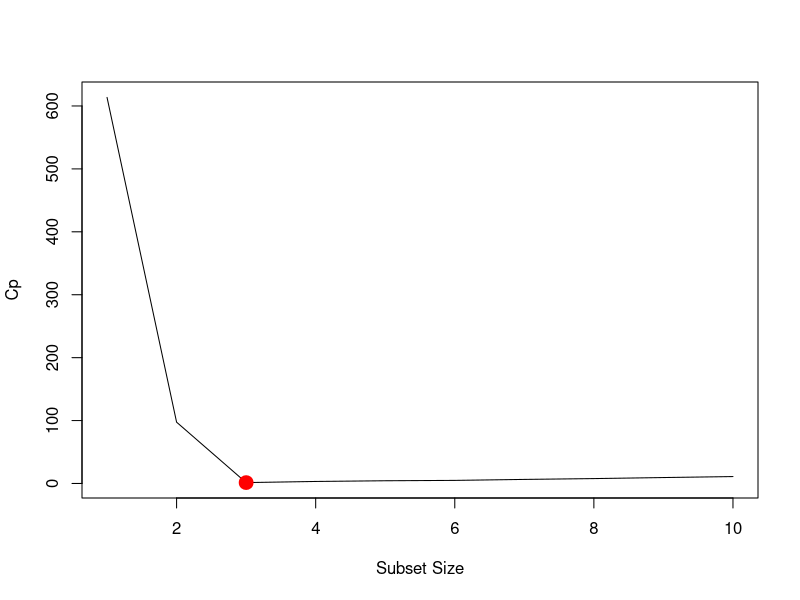
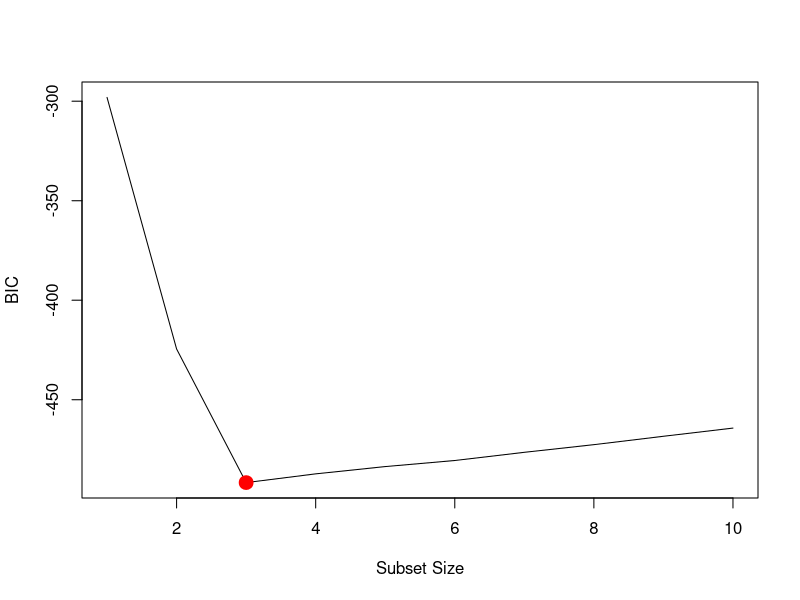
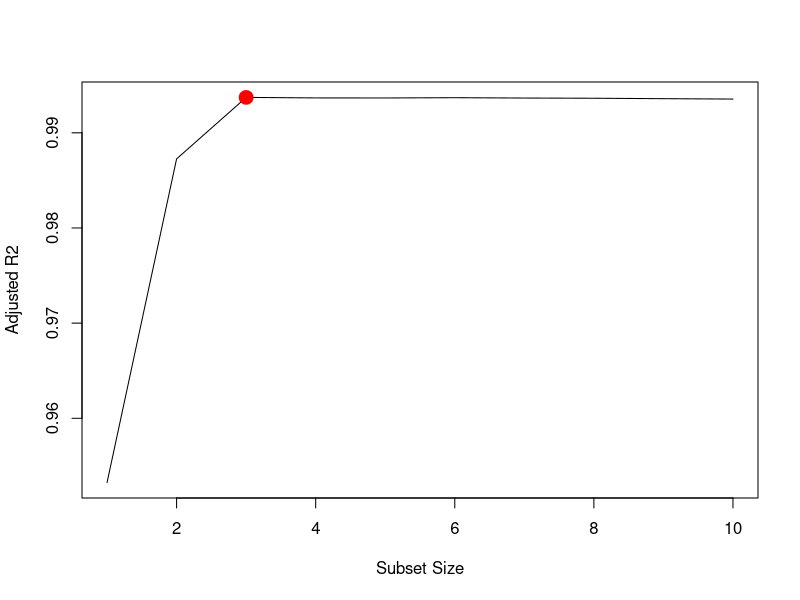
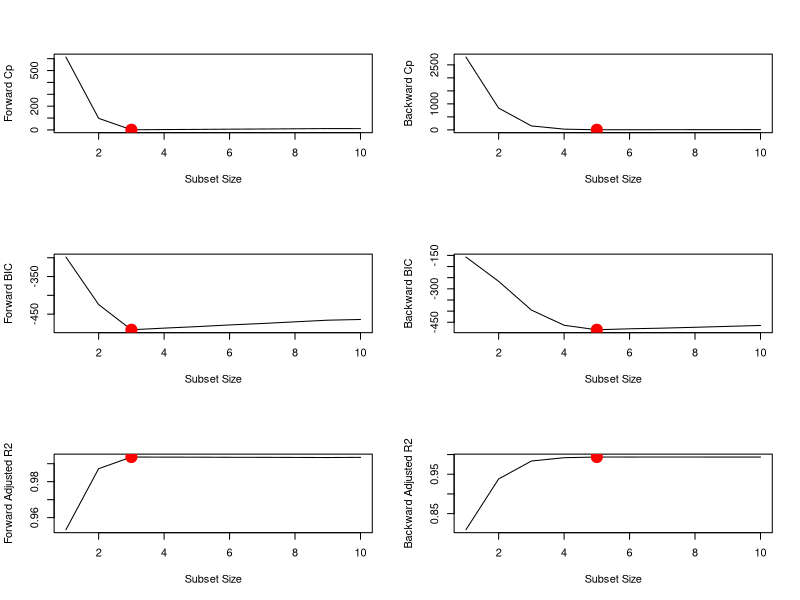
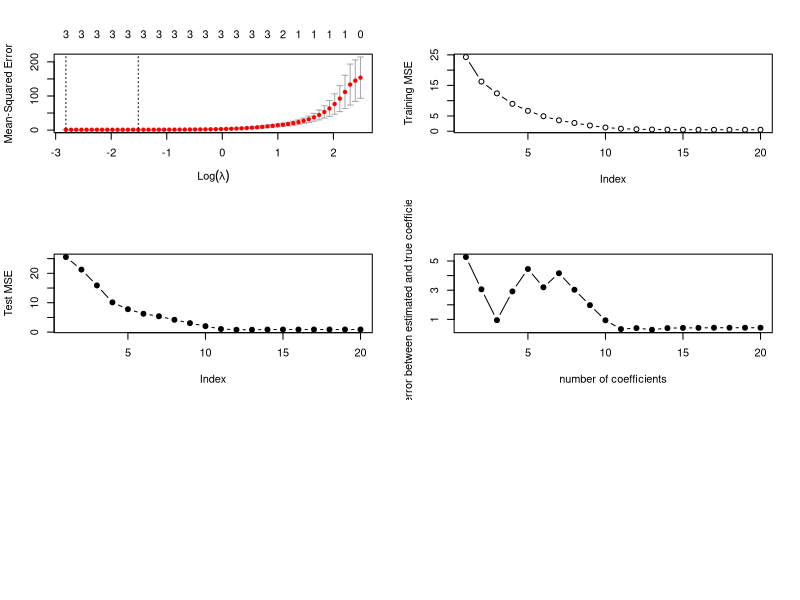

Reproduce these figures in R, in order.
## ---- chunk 1
## set seed for rnorm function
set.seed(10)

## rnorm simulates pseudo random variates from a  
## (standard) normal distribution
X    <- rnorm(100)
eps  <- rnorm(100)
## ---- chunk 2
## beta parameters
beta0 <-  2
beta1 <-  2
beta2 <- -2
beta3 <-  4

## Generate response vector Y
Y <- beta0 + beta1 * X + beta2 * X^2 + beta3 * X^3 + eps
## ---- chunk 3
## Install package leaps if needed
# install.packages("leaps")
options(warn=-1)

## Call the leaps package
library(leaps)

## Use data.frame() function to create single dataset of X and Y
data.full <- data.frame(y = Y, x = X)

## Use the regsubsets() function to perform best subset selection
mod.full  <- regsubsets(y ~ poly(x, 10, raw = TRUE), 
                        data  = data.full, 
                        nvmax = 10)

## Store results "printed" when using summary function
mod.summary <- summary(mod.full)

## Find the model size which minimizes Cp:
which.min(mod.summary$cp)

## Plot the Cp-values
plot(mod.summary$cp, 
     xlab = "Subset Size", 
     ylab = "Cp", 
     type = "l")
points(which.min(mod.summary$cp), 
       mod.summary$cp[3], 
       pch = 19, 
       col = "red", 
       lwd = 7)
## ---- chunk 4
# BIC
which.min(mod.summary$bic)

plot(mod.summary$bic, 
     xlab = "Subset Size", 
     ylab = "BIC", 
     type = "l")
points(which.min(mod.summary$bic), 
       mod.summary$bic[3], 
       pch = 19, 
       col = "red", 
       lwd = 7)
## ---- chunk 5
# adjr2
which.max(mod.summary$adjr2)

plot(mod.summary$adjr2, 
     xlab = "Subset Size", 
     ylab = "Adjusted R2", 
     type = "l")
points(which.max(mod.summary$adjr2), 
       mod.summary$adjr2[3], 
       pch = 19, 
       col = "red", 
       lwd = 7)
## ---- chunk 6
 round(coefficients(mod.full, id = 3), digits=2)
## ---- chunk 7
## Use the regsubsets() function to perform best subset selection 

## Forward Selection
mod.fwd <- regsubsets(y ~ poly(x, 10, raw = TRUE), 
                      data   = data.full, 
                      nvmax  = 10, 
                      method = "forward")

## Backward Selection
mod.bwd <- regsubsets(y ~ poly(x, 10, raw = TRUE), 
                      data   = data.full, 
                      nvmax  = 10, 
                      method = "backward")

## Store results
fwd.summary <- summary(mod.fwd)
bwd.summary <- summary(mod.bwd)

## Find the model size for best:
## Cp 
which.min(fwd.summary$cp) # forward
which.min(bwd.summary$cp) # backward

# BIC
which.min(fwd.summary$bic) # forward
which.min(bwd.summary$bic) # backward

# adjr2
which.max(fwd.summary$adjr2) # forward
which.max(bwd.summary$adjr2) # backward
## ---- chunk 8
# Plot the statistics
par(mfrow = c(3, 2))
#cp
plot(fwd.summary$cp, xlab = "Subset Size", ylab = "Forward Cp", type = "l")
points(which.min(fwd.summary$cp), min(fwd.summary$cp), pch = 19, col = "red", lwd = 7)
plot(bwd.summary$cp, xlab = "Subset Size", ylab = "Backward Cp", type = "l")
points(which.min(bwd.summary$cp), min(bwd.summary$cp), pch = 19, col = "red", lwd = 7)

## BIC
plot(fwd.summary$bic, xlab = "Subset Size", ylab = "Forward BIC", type = "l")
points(which.min(fwd.summary$bic), min(fwd.summary$bic), pch = 19, col = "red", lwd = 7)
plot(bwd.summary$bic, xlab = "Subset Size", ylab = "Backward BIC", type = "l")
points(which.min(bwd.summary$bic), min(bwd.summary$bic), pch = 19, col = "red", lwd = 7)

#adjr2
plot(fwd.summary$adjr2, xlab = "Subset Size", ylab = "Forward Adjusted R2", type = "l")
points(which.max(fwd.summary$adjr2), max(fwd.summary$adjr2), pch = 19, col = "red", lwd = 7)
plot(bwd.summary$adjr2, xlab = "Subset Size", ylab = "Backward Adjusted R2", type = "l")
points(which.max(bwd.summary$adjr2), max(bwd.summary$adjr2), pch = 19, col = "red", lwd = 7)
## ---- chunk 9
 round(coefficients(mod.fwd, id = 3), digits=2)
## ---- chunk 10
round(coefficients(mod.bwd, id = 5), digits=2)
## ---- chunk 11
## install.packages("glmnet")

## Load the glmnet package
library(glmnet)

## set seed
set.seed(10)

## Training Lasso on the data
xmat <- model.matrix(y ~ poly(x, 10, raw = TRUE), 
                     data = data.full)[, -1]

## Use cross-validation to select the optimal value of  lambda
mod.lasso <- cv.glmnet(xmat, Y, alpha = 1)

## Store and display lambda
best.lambda <- mod.lasso$lambda.min
best.lambda

## Plot
plot(mod.lasso)
## ---- chunk 12
## Next fit the model on entire data using the best lambda
best.model <- glmnet(xmat, Y, alpha = 1)
##
predict(best.model, 
        s    = best.lambda, 
        type = "coefficients") # print the coefficient estimates
## ---- chunk 13
## Create new beta7 value 
beta7     <- 2

## Model
Y         <- beta0 + beta7 * X^7 + eps

## Predict using regsubsets
data.full <- data.frame(y = Y, x = X)
mod.full  <- regsubsets(y ~ poly(x, 10, raw = TRUE), 
                        data  = data.full, 
                        nvmax = 10)

mod.summary <- summary(mod.full)

## Find the model size for best Cp, BIC and adjr2
which.min(mod.summary$cp)
which.min(mod.summary$bic)
which.max(mod.summary$adjr2)
## ---- chunk 14
round(coefficients(mod.full, id = 1), digits=2)
## ---- chunk 15
xmat <- model.matrix(y ~ poly(x, 10, raw = TRUE), 
                     data = data.full)[, -1]

mod.lasso   <- cv.glmnet(xmat, Y, alpha = 1)
best.lambda <- mod.lasso$lambda.min
best.lambda
## ---- chunk 16
best.model  <- glmnet(xmat, Y, alpha = 1)
predict(best.model, 
        s    = best.lambda, 
        type = "coefficients")
## ---- chunk 17
## set seed for rnorm function
set.seed(10)

## select number of features
p  <- 20

## select number of observations
n   <- 1000

## rnorm simulates realizations of 
## random variates having a specified 
## normal distribution (here standard normal)
## x is a 1000x20 matrix
x   <- matrix(rnorm(n * p), n, p)
## B and eps are a 20x1 vector
B   <- rnorm(p)
eps <- rnorm(p)

## Set some elements of B equal to zero
B[3]  <- 0
B[4]  <- 0
B[9]  <- 0
B[10] <- 0
B[19] <- 0

## Generate the dependent variable Y realizations
y = x %*% B + eps
## ---- chunk 18
## set seed
set.seed(10)

## sample function takes a sample of the specified size (100) 
## from the elements of 1, 2, ..., 1000, without replacement
train   <- sample(x       = 1:1000, 
                  size    = 100, 
                  replace = FALSE)

## use the previously defined train vector to construct 
## training and testing data
y.train <- y[ train, ]
y.test  <- y[-train, ]
x.train <- x[ train, ]
x.test  <- x[-train, ]
## ---- chunk 19
## set seed
set.seed(10)

## call leaps package
library(leaps)

## nvmax - maximum size of subsets to examine
regfit.full <- regsubsets(y ~ ., 
                          data = data.frame(x = x.train, 
                                            y = y.train), 
                          nvmax = p)

## create storage vector
val.errors <- rep(NA, p)

## store column names
x_cols <- colnames(x, do.NULL = FALSE, prefix = "x.")

## loop over each subset p
for (i in 1:p) {
    ## store coefficients
    coefi <- coef(regfit.full, id = i)
    ## make prediction using training subset
    pred  <- as.matrix(x.train[, x_cols %in% names(coefi)]) %*% coefi[names(coefi) %in% x_cols]
    ## store MSE of the training subset
    val.errors[i] <- mean((y.train - pred)^2)
}

## Plot
plot(val.errors, 
     ylab = "Training MSE", 
     type = "b")
## ---- chunk 20
## create storage vector
val.errors <- rep(NA, p)

# loop over each subset p
for (i in 1:p) {
    ## store coefficients
    coefi <- coef(regfit.full, id = i)
    ## make prediction using testing subset
    pred  <- as.matrix(x.test[, x_cols %in% names(coefi)]) %*% coefi[names(coefi) %in% x_cols]
    ## store MSE of the testing subset
    val.errors[i] <- mean((y.test - pred)^2)
}

## Plot
plot(val.errors, ylab = "Test MSE", pch = 19, type = "b")
## ---- chunk 21
which.min(val.errors)
## ---- chunk 22
round(coef(regfit.full, id = which.min(val.errors)), digits=2)
## ---- chunk 23
## create storage vectors
val.errors <- rep(NA, p)
a          <- rep(NA, p)
b          <- rep(NA, p)

## loop over each subset p
for (i in 1:p) {
    ## store coefficients
    coefi <- coef(regfit.full, id = i)
    
    ## store number of coefficients excluding the intercept
    a[i] <- length(coefi) - 1
    
    ## compute what is asked in the question 
    b[i] <- sqrt(
        ## Compare estimation results vs true values for the 
        ## selected predictors 
        sum((B[x_cols %in% names(coefi)] - coefi[names(coefi) %in% x_cols])^2) + 
        ## Compare estimation results (=0) vs true values for the 
        ## **not** selected predictors
        sum(B[!(x_cols %in% names(coefi))] - 0 )^2)
}

## Plot
plot(x = a, y = b, 
     xlab = "number of coefficients", 
     ylab = "error between estimated and true coefficients", 
     pch  = 19, 
     type = "b")
## ---- chunk 24
which.min(b)
